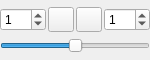
<?xml version="1.0" encoding="UTF-8"?>
<ui version="4.0">
 <class>LightTableWindow</class>
 <widget class="QWidget" name="LightTableWindow">
  <property name="geometry">
   <rect>
    <x>0</x>
    <y>0</y>
    <width>150</width>
    <height>60</height>
   </rect>
  </property>
  <property name="windowTitle">
   <string>Light Table</string>
  </property>
  <layout class="QVBoxLayout" name="verticalLayout_2">
   <property name="leftMargin">
    <number>0</number>
   </property>
   <property name="topMargin">
    <number>0</number>
   </property>
   <property name="rightMargin">
    <number>0</number>
   </property>
   <property name="bottomMargin">
    <number>0</number>
   </property>
   <item>
    <layout class="QVBoxLayout" name="verticalLayout">
     <item>
      <layout class="QHBoxLayout" name="mainControls">
       <property name="spacing">
        <number>2</number>
       </property>
       <item>
        <widget class="QSpinBox" name="numBeforeSpinner">
         <property name="maximum">
          <number>10</number>
         </property>
         <property name="value">
          <number>1</number>
         </property>
        </widget>
       </item>
       <item>
        <widget class="QToolButton" name="lightTableOnButton">
         <property name="text">
          <string/>
         </property>
         <property name="icon">
          <iconset resource="../blit.qrc">
           <normaloff>:/lightbulb_icon</normaloff>:/lightbulb_icon</iconset>
         </property>
         <property name="iconSize">
          <size>
           <width>18</width>
           <height>18</height>
          </size>
         </property>
         <property name="checkable">
          <bool>true</bool>
         </property>
        </widget>
       </item>
       <item>
        <widget class="QToolButton" name="lightTableLoopButton">
         <property name="text">
          <string/>
         </property>
         <property name="icon">
          <iconset resource="../blit.qrc">
           <normaloff>:/loop_icon</normaloff>:/loop_icon</iconset>
         </property>
         <property name="iconSize">
          <size>
           <width>18</width>
           <height>18</height>
          </size>
         </property>
         <property name="checkable">
          <bool>true</bool>
         </property>
        </widget>
       </item>
       <item>
        <widget class="QSpinBox" name="numAfterSpinner">
         <property name="maximum">
          <number>10</number>
         </property>
         <property name="value">
          <number>1</number>
         </property>
        </widget>
       </item>
      </layout>
     </item>
     <item>
      <layout class="QHBoxLayout" name="horizontalLayout">
       <property name="spacing">
        <number>2</number>
       </property>
       <item>
        <widget class="QSlider" name="fadeStepSlider">
         <property name="minimum">
          <number>100</number>
         </property>
         <property name="maximum">
          <number>500</number>
         </property>
         <property name="singleStep">
          <number>5</number>
         </property>
         <property name="pageStep">
          <number>50</number>
         </property>
         <property name="value">
          <number>300</number>
         </property>
         <property name="orientation">
          <enum>Qt::Horizontal</enum>
         </property>
        </widget>
       </item>
      </layout>
     </item>
    </layout>
   </item>
  </layout>
 </widget>
 <resources>
  <include location="../blit.qrc"/>
 </resources>
 <connections/>
</ui>
